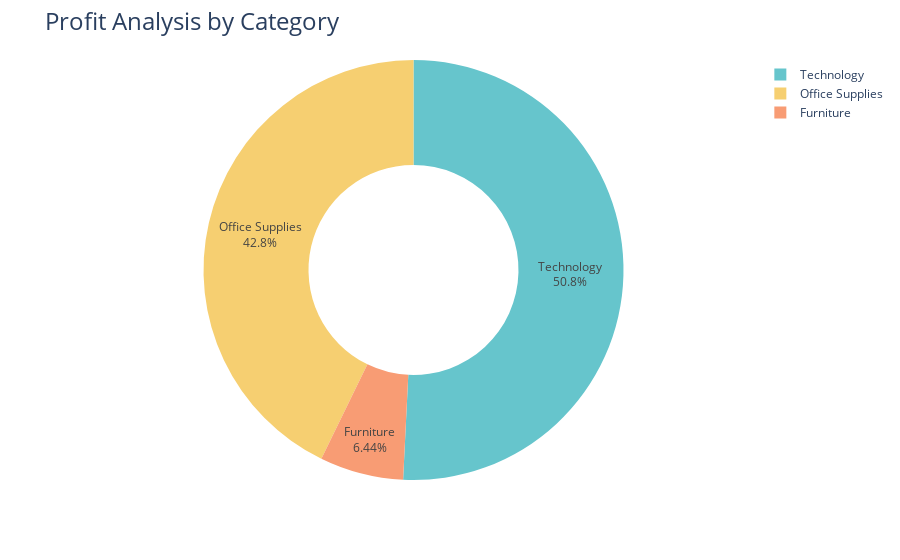
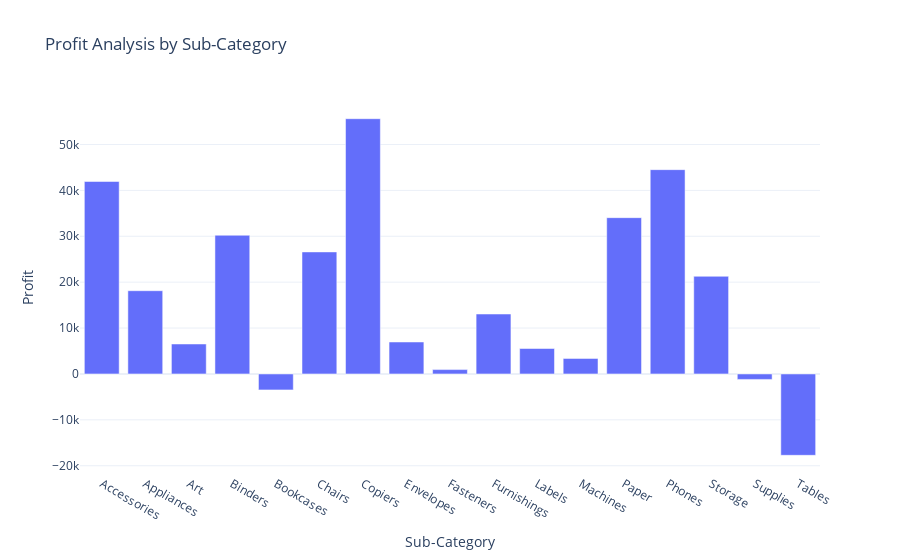

The notebook cell these images were saved under, in order:
### Markdown cell above
Now that we can see the revenue, we must look at the profit of each category and subcategory.

### Code cell
profit_by_category = store_data.groupby('Category')['Profit'].sum().reset_index()

profit_by_category_figure = px.pie(profit_by_category, 
             values='Profit', 
             names='Category', 
             hole=0.5, 
             color_discrete_sequence=px.colors.qualitative.Pastel)

profit_by_category_figure.update_traces(textposition='inside', textinfo='percent+label')
profit_by_category_figure.update_layout(title_text='Profit Analysis by Category', title_font=dict(size=24))

profit_by_category_figure.show()

profit_by_subcategory = store_data.groupby('Sub-Category')['Profit'].sum().reset_index()
profit_by_subcategory_figure = px.bar(profit_by_subcategory, x='Sub-Category', 
             y='Profit', 
             title='Profit Analysis by Sub-Category')
profit_by_subcategory_figure.show()

### Figure 1 — Plotly figure (JSON) as saved in the notebook; plotly's stock layout.template omitted (floating-point values rounded to 4 significant figures)
{"data": [{"domain": {"x": [0, 1], "y": [0, 1]}, "hole": 0.5, "hovertemplate": "Category=%{label}<br>Profit=%{value}<extra></extra>", "labels": ["Furniture", "Office Supplies", "Technology"], "legendgroup": "", "name": "", "showlegend": true, "textinfo": "percent+label", "textposition": "inside", "type": "pie", "values": [18450.0, 122500.0, 145500.0]}], "layout": {"legend": {"tracegroupgap": 0}, "margin": {"t": 60}, "piecolorway": ["rgb(102, 197, 204)", "rgb(246, 207, 113)", "rgb(248, 156, 116)", "rgb(220, 176, 242)", "rgb(135, 197, 95)", "rgb(158, 185, 243)", "rgb(254, 136, 177)", "rgb(201, 219, 116)", "rgb(139, 224, 164)", "rgb(180, 151, 231)", "rgb(179, 179, 179)"], "title": {"font": {"size": 24}, "text": "Profit Analysis by Category"}}}

### Figure 2 — Plotly figure (JSON) as saved in the notebook; plotly's stock layout.template omitted (floating-point values rounded to 4 significant figures)
{"data": [{"alignmentgroup": "True", "hovertemplate": "Sub-Category=%{x}<br>Profit=%{y}<extra></extra>", "legendgroup": "", "marker": {"color": "#636efa", "pattern": {"shape": ""}}, "name": "", "offsetgroup": "", "orientation": "v", "showlegend": false, "textposition": "auto", "type": "bar", "x": ["Accessories", "Appliances", "Art", "Binders", "Bookcases", "Chairs", "Copiers", "Envelopes", "Fasteners", "Furnishings", "Labels", "Machines", "Paper", "Phones", "Storage", "Supplies", "Tables"], "xaxis": "x", "y": [41940.0, 18140.0, 6528.0, 30220.0, -3473.0, 26590.0, 55620.0, 6964.0, 949.5, 13060.0, 5546.0, 3385.0, 34050.0, 44520.0, 21280.0, -1189.0, -17730.0], "yaxis": "y"}], "layout": {"barmode": "relative", "legend": {"tracegroupgap": 0}, "title": {"text": "Profit Analysis by Sub-Category"}, "xaxis": {"anchor": "y", "domain": [0, 1], "title": {"text": "Sub-Category"}}, "yaxis": {"anchor": "x", "domain": [0, 1], "title": {"text": "Profit"}}}}
